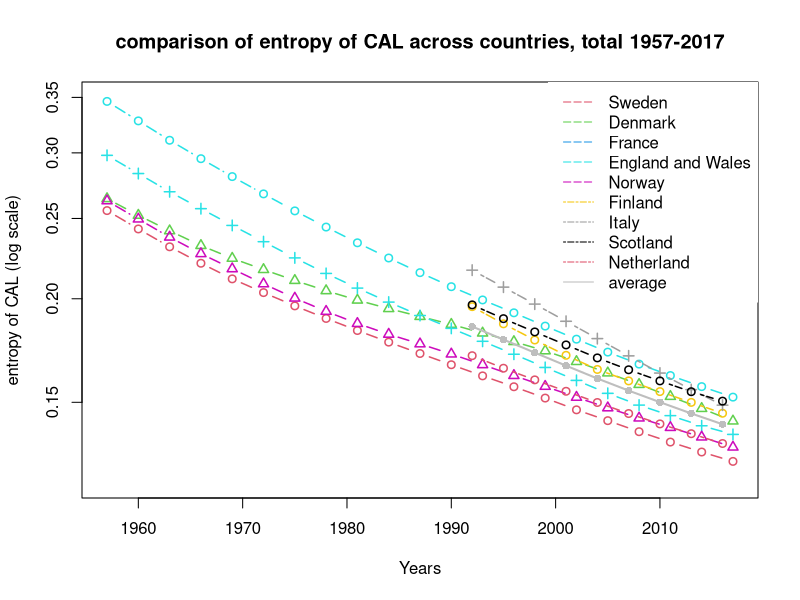
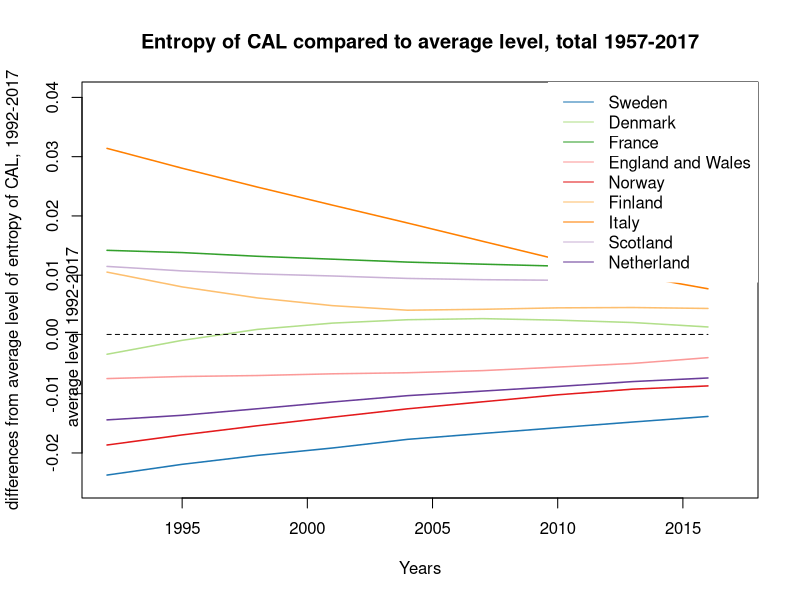

R code for these plots, in order:
#### Figure - entropy across time ####

#### beautiful figues1 ####

library(RColorBrewer)
# display.brewer.all()
cols<-brewer.pal(n=10,name = "Paired")

### CAL function ####

CALfunc <-function(Mx1,Y){
  CALlx1<-c()
  YM<-Y-Y1
  for (x in 1:111){
    if (x <(YM+1)){
      px1<-c()
      for (z in 1:x){
        px1<-c(px1,Mx1[z,YM-x+z])
      }
      lx1<-prod(px1)
    }
    CALlx1<-c(CALlx1,lx1)
  }
  CAL<-sum(c(1,CALlx1))+.5
  return(CAL)
}

## one with less data ####

CALfunc2 <-function(Mx1,Y){
  CALlx1<-c()
  YM<-Y-Y3
  for (x in 1:111){
    if (x <(YM+1)){
      px1<-c()
      for (z in 1:x){
        px1<-c(px1,Mx1[z,YM-x+z])
      }
      lx1<-prod(px1)
    }
    CALlx1<-c(CALlx1,lx1)
  }
  CAL<-sum(c(1,CALlx1))+.5
  return(CAL)
}

### CAL dagger function ####

CALdagfunc <-function(Mx1,Y){
  CALdaglx1<-c()
  YM<-Y-Y1
  for (x in 1:111){
    if (x <(YM+1)){
      px1<-c()
      for (z in 1:x){
        px1<-c(px1,Mx1[z,YM-x+z])
      }
      lx1<-prod(px1)
      lx<-lx1*log(lx1)
    }
    CALdaglx1<-c(CALdaglx1,lx)
  }
  CALdagger<-sum(CALdaglx1)
  return(CALdagger)
}

## one with less data ####

CALdagfunc2 <-function(Mx1,Y){
  CALdaglx1<-c()
  YM<-Y-Y3
  for (x in 1:111){
    if (x <(YM+1)){
      px1<-c()
      for (z in 1:x){
        px1<-c(px1,Mx1[z,YM-x+z])
      }
      lx1<-prod(px1)
      lx<-lx1*log(lx1)
    }
    CALdaglx1<-c(CALdaglx1,lx)
  }
  CALdagger<-sum(CALdaglx1)
  return(CALdagger)
}


### Data fitting ####

A1 <- read.table("Data/SWE.bltper_1x1.txt",header=TRUE,fill=TRUE,skip=1)
A2 <- read.table("Data/DNK.bltper_1x1.txt",header=TRUE,fill=TRUE,skip=1)
A3 <- read.table("Data/FRATNP.bltper_1x1.txt",header=TRUE,fill=TRUE,skip=1)
A4 <- read.table("Data/GBRTENW.bltper_1x1.txt",header=TRUE,fill=TRUE,skip=1)
A5 <- read.table("Data/NOR.bltper_1x1.txt",header=TRUE,fill=TRUE,skip=1)
A6 <- read.table("Data/FIN.bltper_1x1.txt",header=TRUE,fill=TRUE,skip=1)
A7 <- read.table("Data/ITA.bltper_1x1.txt",header=TRUE,fill=TRUE,skip=1)
A8 <- read.table("Data/GBRSCO.bltper_1x1.txt",header=TRUE,fill=TRUE,skip=1)
A9 <- read.table("Data/NLD.bltper_1x1.txt",header=TRUE,fill=TRUE,skip=1)

Y1 <- 1845
Y2 <- 2017
Y3 <- 1880

A1<-A1[(A1$Year>Y1)&(A1$Year<(Y2+1)),]
A2<-A2[(A2$Year>Y1)&(A2$Year<(Y2+1)),]
A3<-A3[(A3$Year>Y1)&(A3$Year<(Y2+1)),]
A4<-A4[(A4$Year>Y1)&(A4$Year<(Y2+1)),]
A5<-A5[(A5$Year>Y1)&(A5$Year<(Y2+1)),]
A6<-A6[(A6$Year>Y3)&(A6$Year<(Y2+1)),]
A7<-A7[(A7$Year>Y3)&(A7$Year<(Y2+1)),]
A8<-A8[(A8$Year>Y3)&(A8$Year<(Y2+1)),]
A9<-A9[(A9$Year>Y3)&(A9$Year<(Y2+1)),]

qx1<-matrix(1-A1$qx,111)
qx2<-matrix(1-A2$qx,111)
qx3<-matrix(1-A3$qx,111)
qx4<-matrix(1-A4$qx,111)
qx5<-matrix(1-A5$qx,111)
qx6<-matrix(1-A6$qx,111)
qx7<-matrix(1-A7$qx,111)
qx8<-matrix(1-A8$qx,111)
qx9<-matrix(1-A9$qx,111)

## CAL ####

CAL1 <- c()
for (i in seq(1957,2017,3)){
  CAL1 <- c(CAL1, CALfunc(qx1,i))
}

CAL2 <- c()
for (i in seq(1957,2017,3)){
  CAL2 <- c(CAL2, CALfunc(qx2,i))
}

CAL3 <- c()
for (i in seq(1957,2017,3)){
  CAL3 <- c(CAL3, CALfunc(qx3,i))
}

CAL4 <- c()
for (i in seq(1957,2017,3)){
  CAL4 <- c(CAL4, CALfunc(qx4,i))
}

CAL5 <- c()
for (i in seq(1957,2017,3)){
  CAL5 <- c(CAL5, CALfunc(qx5,i))
}

CAL6 <- c()
for (i in seq(1992,2017,3)){
  CAL6 <- c(CAL6, CALfunc2(qx6,i))
}

CAL7 <- c()
for (i in seq(1992,2017,3)){
  CAL7 <- c(CAL7, CALfunc2(qx7,i))
}

CAL8 <- c()
for (i in seq(1992,2017,3)){
  CAL8 <- c(CAL8, CALfunc2(qx8,i))
}

CAL9 <- c()
for (i in seq(1992,2017,3)){
  CAL9 <- c(CAL9, CALfunc2(qx9,i))
}
## CAL dagger ####

qx1 <- ifelse(qx1==0,1,qx1)
qx2 <- ifelse(qx2==0,1,qx2)
qx3 <- ifelse(qx3==0,1,qx3)
qx4 <- ifelse(qx4==0,1,qx4)
qx5 <- ifelse(qx5==0,1,qx5)
qx6 <- ifelse(qx6==0,1,qx6)
qx7 <- ifelse(qx7==0,1,qx7)
qx8 <- ifelse(qx8==0,1,qx8)
qx9 <- ifelse(qx9==0,1,qx9)

CALdagger1 <- c()
for (i in seq(1957,2017,3)){
  CALdagger1 <- c(CALdagger1, CALdagfunc(qx1,i))
}

CALdagger2 <- c()
for (i in seq(1957,2017,3)){
  CALdagger2 <- c(CALdagger2, CALdagfunc(qx2,i))
}

CALdagger3 <- c()
for (i in seq(1957,2017,3)){
  CALdagger3 <- c(CALdagger3, CALdagfunc(qx3,i))
}

CALdagger4 <- c()
for (i in seq(1957,2017,3)){
  CALdagger4 <- c(CALdagger4, CALdagfunc(qx4,i))
}

CALdagger5 <- c()
for (i in seq(1957,2017,3)){
  CALdagger5 <- c(CALdagger5, CALdagfunc(qx5,i))
}

CALdagger6 <- c()
for (i in seq(1992,2017,3)){
  CALdagger6 <- c(CALdagger6, CALdagfunc2(qx6,i))
}

CALdagger7 <- c()
for (i in seq(1992,2017,3)){
  CALdagger7 <- c(CALdagger7, CALdagfunc2(qx7,i))
}

CALdagger8 <- c()
for (i in seq(1992,2017,3)){
  CALdagger8 <- c(CALdagger8, CALdagfunc2(qx8,i))
}

CALdagger9 <- c()
for (i in seq(1992,2017,3)){
  CALdagger9 <- c(CALdagger9, CALdagfunc2(qx9,i))
}

CALdagger1 <- CALdagger1*-1
CALdagger2 <- CALdagger2*-1
CALdagger3 <- CALdagger3*-1
CALdagger4 <- CALdagger4*-1
CALdagger5 <- CALdagger5*-1
CALdagger6 <- CALdagger6*-1
CALdagger7 <- CALdagger7*-1
CALdagger8 <- CALdagger8*-1
CALdagger9 <- CALdagger9*-1

## entropy ####

entropyCAL1 <- CALdagger1/CAL1
entropyCAL2 <- CALdagger2/CAL2
entropyCAL3 <- CALdagger3/CAL3
entropyCAL4 <- CALdagger4/CAL4
entropyCAL5 <- CALdagger5/CAL5
entropyCAL6 <- CALdagger6/CAL6
entropyCAL7 <- CALdagger7/CAL7
entropyCAL8 <- CALdagger8/CAL8
entropyCAL9 <- CALdagger9/CAL9

CALavg1 <- rbind(entropyCAL1[1:12],entropyCAL2[1:12],entropyCAL3[1:12],
                 entropyCAL4[1:12],entropyCAL5[1:12])
CALavg1 <- colMeans(CALavg1[,1:12])

CALavg2 <- rbind(entropyCAL1[13:21],entropyCAL2[13:21],entropyCAL3[13:21],
                 entropyCAL4[13:21],entropyCAL5[13:21],
                 entropyCAL6,entropyCAL7,entropyCAL8,entropyCAL9)
CALavg2 <- colMeans(CALavg2[,1:9])

CALavg <- c(CALavg1,CALavg2)

#### Figure ####

Years <- seq(1957,2017,3)
Years2 <- seq(1992,2017,3)
windows(12,8)
plot(c(1957,2017),rev(c(0.12,0.35)),col = 0, xlab = "Years",ylab = "entropy of CAL (log scale)", log = "y")
lines(Years,entropyCAL1,type = "b",col = 2,lty=5,lwd=1.5)
lines(Years,entropyCAL2,type = "b",col = 3,pch=2,lty=5,lwd=1.5)
lines(Years,entropyCAL3,type = "b",col = 5,lty=5,lwd=1.5)
lines(Years,entropyCAL4,type = "b",col = 5,pch=3,lty=5,lwd=1.5)
lines(Years,entropyCAL5,type = "b",col = 6,pch=2,lty=5,lwd=1.5)
lines(Years2,entropyCAL6,type = "b",col = 7,lty=6,lwd=1.5)
lines(Years2,entropyCAL7,type = "b",col = 8,pch=3,lty=6,lwd=1.5)
lines(Years2,entropyCAL8,type = "b",col = 9,lty=6,lwd=1.5)
lines(Years2,entropyCAL9,type = "b",col = 10,lty=6,lwd=1.5)
lines(Years2,CALavg2, type = "o",col = "grey",pch = 16,lty = 1,lwd = 2)
title("comparison of entropy of CAL across countries, total 1957-2017")
legend("topright",c("Sweden","Denmark","France","England and Wales",
                    "Norway","Finland","Italy","Scotland","Netherland","average"),
       col = c(2,3,4,5,6,7,8,9,10,"grey"),lty = c(5,5,5,5,5,6,6,6,6,1),
       box.col = 0)

### CALavg as the benchmark ####

diff1 <- entropyCAL1[13:21] - CALavg2
diff2 <- entropyCAL2[13:21] - CALavg2
diff3 <- entropyCAL3[13:21] - CALavg2
diff4 <- entropyCAL4[13:21] - CALavg2
diff5 <- entropyCAL5[13:21] - CALavg2
diff6 <- entropyCAL6 - CALavg2
diff7 <- entropyCAL7 - CALavg2
diff8 <- entropyCAL8 - CALavg2
diff9 <- entropyCAL9 - CALavg2


### Plots ####

windows(20,12)
Years <- seq(1957,2017,3)
Years2 <- seq(1992,2017,3)

plot(c(1992,2017),c(-0.025,0.04),col = 0,
     xlab = "Years",
     ylab="differences from average level of entropy of CAL, 1992-2017")
lines(Years2,diff1,col = cols[2],lty=1,lwd=1.5)
lines(Years2,diff2,col = cols[3],lty=1,lwd=1.5)
lines(Years2,diff3,col = cols[4],lty=1,lwd=1.5)
lines(Years2,diff4,col = cols[5],lty=1,lwd=1.5)
lines(Years2,diff5,col = cols[6],lty=1,lwd=1.5)
lines(Years2,diff6,col = cols[7],lty=1,lwd=1.5)
lines(Years2,diff7,col = cols[8],lty=1,lwd=1.5)
lines(Years2,diff8,col = cols[9],lty=1,lwd=1.5)
lines(Years2,diff9,col = cols[10],lty=1,lwd=1.5)
lines(Years2,rep(0,times=9),col = 1, lty = 2, lwd = 1)
legend("topright",c("Sweden","Denmark","France",
                    "England and Wales","Norway",
                    "Finland","Italy","Scotland","Netherland"),
       col = cols[2:10],lty = rep(1,times=9),box.col = 0)
title("Entropy of CAL compared to average level, total 1957-2017")
mtext("average level 1992-2017", side = 2,adj = 0.3)
